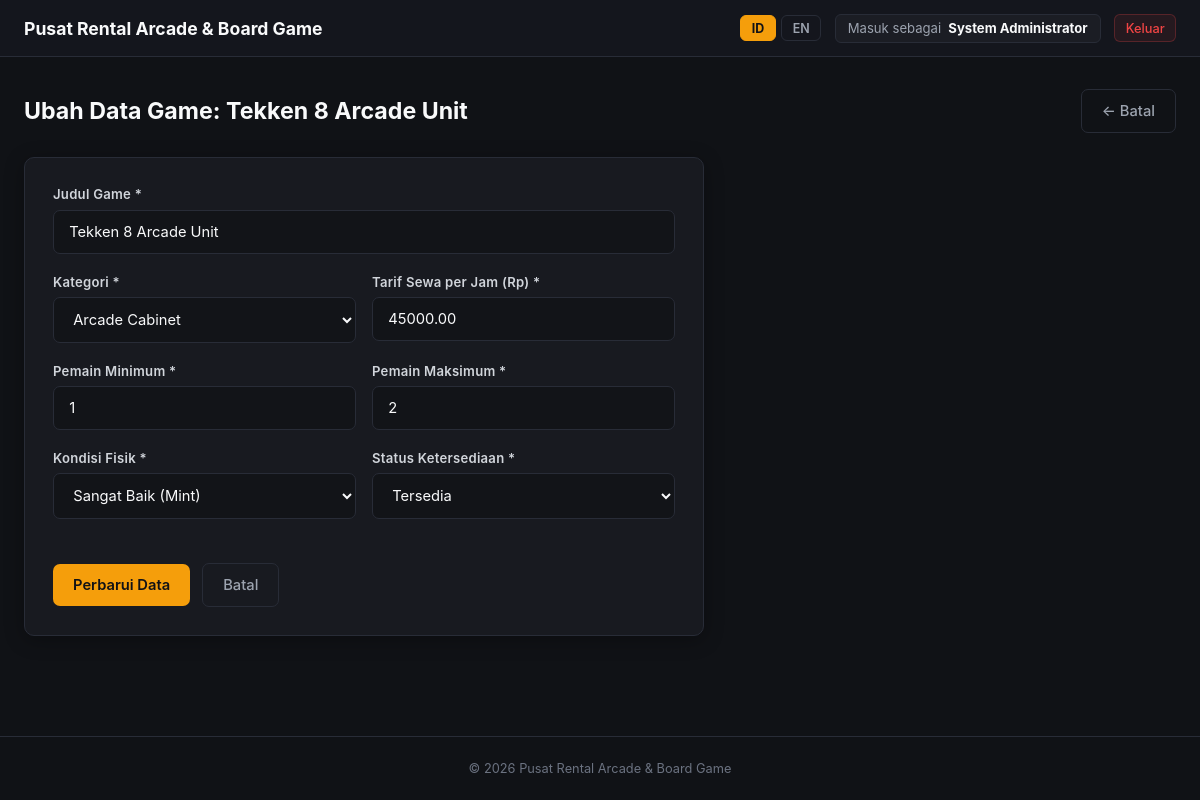
/edit.php?id=2 (signed in), run on the app's committed database.
### tables this page shows
CREATE TABLE `games` (
    `id` INT AUTO_INCREMENT PRIMARY KEY,
    `title` VARCHAR(150) NOT NULL,
    `category` ENUM('Board Game', 'Arcade Cabinet', 'Console') NOT NULL,
    `min_players` INT NOT NULL DEFAULT 1,
    `max_players` INT NOT NULL DEFAULT 4,
    `hourly_rate` DECIMAL(10, 2) NOT NULL,
    `condition_rating` ENUM('Mint', 'Good', 'Fair', 'Needs Repair') NOT NULL DEFAULT 'Good',
    `status` ENUM('Available', 'Rented', 'Maintenance') NOT NULL DEFAULT 'Available',
    `created_at` TIMESTAMP DEFAULT CURRENT_TIMESTAMP
);

### Includes/Lang_init.php (called while the page is built, shortened)
<?php
$current_lang = $_SESSION['lang'] ?? 'id';
$lang_file = __DIR__ . '/../lang/' . $current_lang . '.php';
if (!file_exists($lang_file)) {
    $lang_file = __DIR__ . '/../lang/id.php';
}
$t = require $lang_file;

### edit.php (the view, shortened to what this page needs)
<?php
require_once __DIR__ . '/Config/Koneksi.php';
require_once __DIR__ . '/Includes/Lang_init.php';
$id = filter_var($_GET['id'] ?? $_POST['id'] ?? null, FILTER_VALIDATE_INT);
$stmt = $pdo->prepare("SELECT * FROM games WHERE id = ? LIMIT 1");
$stmt->execute([$id]);
$game = $stmt->fetch();
$values = [
    'title'            => $game['title'],
    'category'         => $game['category'],
    'min_players'      => $game['min_players'],
    'max_players'      => $game['max_players'],
    'hourly_rate'      => $game['hourly_rate'],
    'condition_rating' => $game['condition_rating'],
    'status'           => $game['status'],
];
require_once __DIR__ . '/Includes/Header.php';
?>
<div class="page-head">
    <h1 class="page-title"><?= htmlspecialchars($t['form_edit_title']); ?>: <?= htmlspecialchars($game['title']); ?></h1>
    <a href="index.php" class="btn-secondary">&larr; <?= htmlspecialchars($t['btn_cancel']); ?></a>
</div>
<div class="content-card">
    <form method="POST" action="edit.php?id=<?= urlencode($id); ?>">
        <div class="form-group">
            <label class="form-label" for="title"><?= htmlspecialchars($t['lbl_title']); ?> *</label>
            <input type="text" id="title" name="title" class="form-input" required
                   value="<?= htmlspecialchars($values['title']); ?>">
        </div>
        <div class="form-grid-2">
            <div class="form-group">
                <label class="form-label" for="category"><?= htmlspecialchars($t['lbl_category']); ?> *</label>
                <select id="category" name="category" class="form-select" required>
                    <option value="Arcade Cabinet" <?= $values['category'] === 'Arcade Cabinet' ? 'selected' : ''; ?>>
                        <?= htmlspecialchars($t['cat_arcade']); ?>
                    </option>
                </select>
            </div>
            <div class="form-group">
                <label class="form-label" for="hourly_rate"><?= htmlspecialchars($t['lbl_hourly_rate']); ?> *</label>
                <input type="number" step="500" min="0" id="hourly_rate" name="hourly_rate" class="form-input" required
                       value="<?= htmlspecialchars($values['hourly_rate']); ?>">
            </div>
        </div>
        <div class="form-grid-2">
            <div class="form-group">
                <label class="form-label" for="min_players"><?= htmlspecialchars($t['lbl_min_players']); ?> *</label>
                <input type="number" min="1" id="min_players" name="min_players" class="form-input" required
                       value="<?= htmlspecialchars($values['min_players']); ?>">
            </div>
            <div class="form-group">
                <label class="form-label" for="max_players"><?= htmlspecialchars($t['lbl_max_players']); ?> *</label>
                <input type="number" min="1" id="max_players" name="max_players" class="form-input" required
                       value="<?= htmlspecialchars($values['max_players']); ?>">
            </div>
        </div>
        <div class="form-grid-2">
            <div class="form-group">
                <label class="form-label" for="condition_rating"><?= htmlspecialchars($t['lbl_condition']); ?> *</label>
                <select id="condition_rating" name="condition_rating" class="form-select" required>
                    <option value="Mint" <?= $values['condition_rating'] === 'Mint' ? 'selected' : ''; ?>>
                        <?= htmlspecialchars($t['cond_mint']); ?>
                    </option>
                </select>
            </div>
            <div class="form-group">
                <label class="form-label" for="status"><?= htmlspecialchars($t['lbl_status']); ?> *</label>
                <select id="status" name="status" class="form-select" required>
                    <option value="Available" <?= $values['status'] === 'Available' ? 'selected' : ''; ?>>
                        <?= htmlspecialchars($t['status_available']); ?>
                    </option>
                </select>
            </div>
        </div>
        <div class="form-actions">
            <button type="submit" class="btn-primary">
                <?= htmlspecialchars($t['btn_update']); ?>
            </button>
            <a href="index.php" class="btn-secondary">
                <?= htmlspecialchars($t['btn_cancel']); ?>
            </a>
        </div>
    </form>
</div>
<?php
require_once __DIR__ . '/Includes/Footer.php';
?>

### Assets/css/style.css (style rules this page uses)
:root { --bg-page: #101216; --bg-card: #181a20; --bg-card-hover: #1f222b; --bg-input: #121418; --border-color: #282c37; --border-focus: #f59e0b; --accent-amber: #f59e0b; --accent-amber-hover: #d97706; --accent-crimson: #e11d48; --accent-blue: #3b82f6; --accent-mint: #10b981; --text-primary: #f9fafb; --text-muted: #9ca3af; --text-dim: #6b7280; }
* { box-sizing: border-box; margin: 0; padding: 0; font-family: -apple-system, BlinkMacSystemFont, "Segoe UI", Roboto, "Helvetica Neue", Arial, sans-serif; }
body { background-color: var(--bg-page); color: var(--text-primary); min-height: 100vh; display: flex; flex-direction: column; }
.form-group { margin-bottom: 1.25rem; }
.form-label { display: block; font-size: 0.82rem; font-weight: 600; color: #d1d5db; margin-bottom: 0.45rem; letter-spacing: 0.02em; }
.form-input, .form-select { width: 100%; padding: 0.75rem 0.95rem; border-radius: 7px; background-color: var(--bg-input); border: 1px solid var(--border-color); color: var(--text-primary); font-size: 0.92rem; transition: border-color 0.15s ease; }
.btn-primary { display: inline-flex; align-items: center; justify-content: center; padding: 0.75rem 1.25rem; font-size: 0.92rem; font-weight: 600; border-radius: 7px; border: none; cursor: pointer; background-color: var(--accent-amber); color: #111216; text-decoration: none; transition: background-color 0.15s ease; }
.btn-secondary { display: inline-flex; align-items: center; justify-content: center; padding: 0.75rem 1.25rem; font-size: 0.92rem; font-weight: 500; border-radius: 7px; border: 1px solid var(--border-color); background-color: transparent; color: var(--text-muted); text-decoration: none; cursor: pointer; transition: all 0.15s ease; }
.page-head { display: flex; align-items: center; justify-content: space-between; flex-wrap: wrap; gap: 1rem; margin-bottom: 1.5rem; }
.page-title { font-size: 1.45rem; font-weight: 700; }
.content-card { background: var(--bg-card); border: 1px solid var(--border-color); border-radius: 10px; padding: 1.75rem; box-shadow: 0 4px 20px rgba(0, 0, 0, 0.3); max-width: 680px; }
.form-grid-2 { display: grid; grid-template-columns: 1fr 1fr; gap: 1rem; }
.form-actions { display: flex; align-items: center; gap: 0.75rem; margin-top: 1.5rem; }

### data on the page
games: title "Tekken 8 Arcade Unit", category "Arcade Cabinet", hourly_rate "45000.00", min_players "1", max_players "2", condition_rating "Sangat Baik (Mint)", status "Tersedia"

### other printed values
$t['app_name'] "Pusat Rental Arcade & Board Game"
$t['logged_in_as'] "Masuk sebagai"
$_SESSION['full_name'] "System Administrator"
$t['nav_logout'] "Keluar"
$t['form_edit_title'] "Ubah Data Game"
$t['btn_cancel'] "Batal"
$t['lbl_title'] "Judul Game"
$t['lbl_category'] "Kategori"
$t['lbl_hourly_rate'] "Tarif Sewa per Jam (Rp)"
$t['lbl_min_players'] "Pemain Minimum"
$t['lbl_max_players'] "Pemain Maksimum"
$t['lbl_condition'] "Kondisi Fisik"
$t['lbl_status'] "Status Ketersediaan"
$t['btn_update'] "Perbarui Data"
